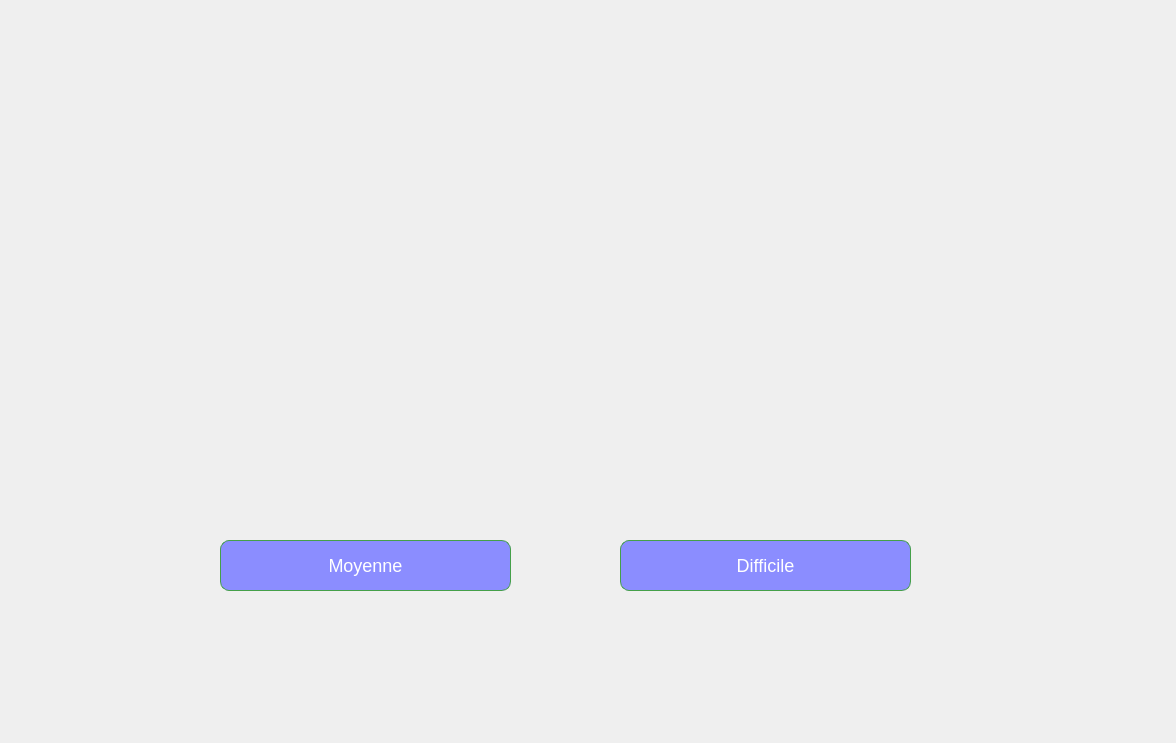
<?xml version="1.0" encoding="UTF-8"?>
<ui version="4.0">
 <class>choice_difficulte</class>
 <widget class="QDialog" name="choice_difficulte">
  <property name="geometry">
   <rect>
    <x>0</x>
    <y>0</y>
    <width>1176</width>
    <height>743</height>
   </rect>
  </property>
  <property name="windowTitle">
   <string>Dialog</string>
  </property>
  <property name="styleSheet">
   <string notr="true">
QWidget {
 background:url(:/images/Free_Playing_Cards_Mockup_3.jpg) ;  no-repeat center center fixed/cover;
}
QWidget#centralWidget {
    margin: 0;
    padding: 0;
    background-color: red;
}</string>
  </property>
  <widget class="QPushButton" name="pushButton">
   <property name="geometry">
    <rect>
     <x>220</x>
     <y>540</y>
     <width>291</width>
     <height>51</height>
    </rect>
   </property>
   <property name="styleSheet">
    <string notr="true">QPushButton {
    padding: 10px 15px; /* Espacement interne des boutons */
 /* Couleur de fond du bouton */
background : none ; 
   background-color: rgb(139, 141, 255);
    color: #ffffff; /* Couleur du texte du bouton */
    border: 1px solid #45a049; /* Bordure du bouton */
    border-radius: 9px; /* Coins arrondis du bouton */
font-size : 18px ; 
font-family: arial ; 
width : 100px   ; 
}

/* Style des boutons au survol */
QPushButton:hover {
    background-color: #45a049; /* Couleur de fond au survol */
}
/* Style des boutons enfoncés */
QPushButton:pressed {
    background-color: #3c823a; /* Couleur de fond lorsque le bouton est enfoncé */
    border: 1px solid #367532; /* Bordure lorsque le bouton est enfoncé */
}</string>
   </property>
   <property name="text">
    <string>Moyenne</string>
   </property>
  </widget>
  <widget class="QPushButton" name="pushButton_2">
   <property name="geometry">
    <rect>
     <x>620</x>
     <y>540</y>
     <width>291</width>
     <height>51</height>
    </rect>
   </property>
   <property name="styleSheet">
    <string notr="true">QPushButton {
    padding: 10px 15px; /* Espacement interne des boutons */
 /* Couleur de fond du bouton */
background : none ; 
   background-color: rgb(139, 141, 255);
    color: #ffffff; /* Couleur du texte du bouton */
    border: 1px solid #45a049; /* Bordure du bouton */
    border-radius: 9px; /* Coins arrondis du bouton */
font-size : 18px ; 
font-family: arial ; 
width : 100px   ; 
}

/* Style des boutons au survol */
QPushButton:hover {
    background-color: #45a049; /* Couleur de fond au survol */
}
/* Style des boutons enfoncés */
QPushButton:pressed {
    background-color: #3c823a; /* Couleur de fond lorsque le bouton est enfoncé */
    border: 1px solid #367532; /* Bordure lorsque le bouton est enfoncé */
}</string>
   </property>
   <property name="text">
    <string>Difficile</string>
   </property>
  </widget>
 </widget>
 <resources/>
 <connections/>
</ui>
